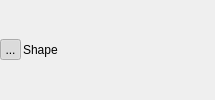
         <widget class="QWidget" name="shapeHeaderBackground" native="true">
          <layout class="QVBoxLayout" name="verticalLayout_7">
           <property name="margin">
            <number>0</number>
           </property>
           <item>
            <widget class="QWidget" name="shapeHeader" native="true">
             <property name="sizePolicy">
              <sizepolicy hsizetype="Preferred" vsizetype="Fixed">
               <horstretch>0</horstretch>
               <verstretch>0</verstretch>
              </sizepolicy>
             </property>
             <property name="minimumSize">
              <size>
               <width>215</width>
               <height>21</height>
              </size>
             </property>
             <layout class="QHBoxLayout" name="horizontalLayout_2">
              <property name="spacing">
               <number>2</number>
              </property>
              <property name="margin">
               <number>0</number>
              </property>
              <item>
               <widget class="QToolButton" name="shapeOpenButton">
                <property name="minimumSize">
                 <size>
                  <width>21</width>
                  <height>21</height>
                 </size>
                </property>
                <property name="maximumSize">
                 <size>
                  <width>21</width>
                  <height>21</height>
                 </size>
                </property>
                <property name="text">
                 <string>...</string>
                </property>
                <property name="icon">
                 <iconset resource="ShapeWorksView2.qrc">
                  <normaloff>:/ShapeWorksView2/images/DownArrowWhite.png</normaloff>
                  <normalon>:/Images/DownArrowWhite.png</normalon>:/ShapeWorksView2/images/DownArrowWhite.png</iconset>
                </property>
                <property name="checkable">
                 <bool>true</bool>
                </property>
                <property name="checked">
                 <bool>true</bool>
                </property>
               </widget>
              </item>
              <item>
               <widget class="QLabel" name="shapeLabel">
                <property name="text">
                 <string>Shape</string>
                </property>
               </widget>
              </item>
             </layout>
            </widget>
           </item>
          </layout>
         </widget>
